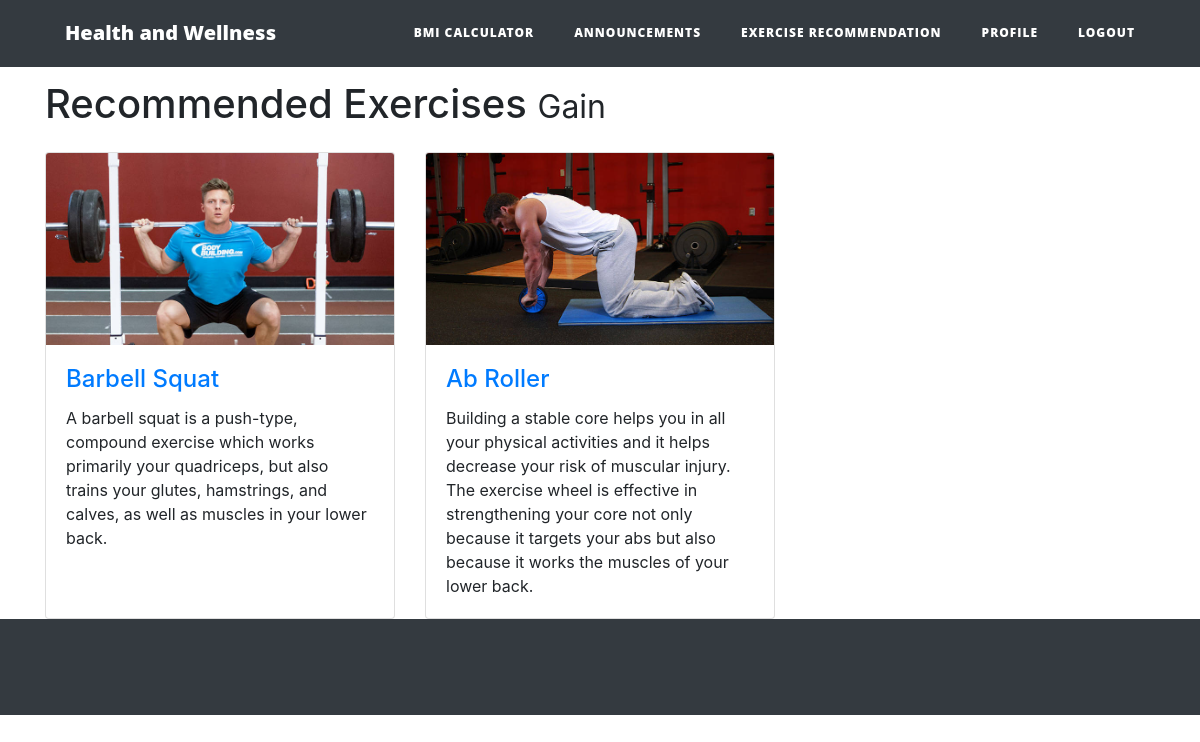
Screenshot of /exerciseRecommend.php (signed in) with the database file from the repository.
### tables this page shows
CREATE TABLE `users` (
  `user_id` int(255) NOT NULL,
  `fname` varchar(255) NOT NULL,
  `lname` varchar(255) NOT NULL,
  `username` varchar(255) NOT NULL,
  `password` varchar(255) NOT NULL,
  `preferredprogram` varchar(255) NOT NULL,
  `usertype` int(255) NOT NULL
);

CREATE TABLE `exercises` (
  `exercise_id` int(255) NOT NULL,
  `type` varchar(255) NOT NULL,
  `name` varchar(255) NOT NULL,
  `description` varchar(765) NOT NULL,
  `filepath` varchar(1025) NOT NULL
);

### exerciseRecommend.php (the view, shortened to what this page needs)
<?php
  require_once('config.php');
?>
<!DOCTYPE html>
<html lang="en">
  <head>
    <link href="vendor/bootstrap/css/bootstrap.min.css" rel="stylesheet">
    <link href="css/bmiCalc.css" rel="stylesheet">
  </head>
  <body>
    <nav class="navbar navbar-expand-lg navbar-dark bg-dark fixed-top" id="mainNav">
      <div class="container">
        <a class="navbar-brand" href="#">Health and Wellness</a>
        <div class="collapse navbar-collapse" id="navbarResponsive">
          <ul class="navbar-nav ml-auto">
            <li class="nav-item ">
              <a class="nav-link" href="bmiCalc.php">BMI Calculator</a>
            </li>
            <li class="nav-item">
              <a class="nav-link" href="announcementsuser.php">Announcements</a>
            </li>
            <li class="nav-item active">
              <a class="nav-link" href="exerciseRecommend.php">Exercise Recommendation<span class="sr-only">(current)</span></a>
            </li>
            <li class="nav-item">
              <a class="nav-link" href="profile.php">Profile</a>
            </li>
            <li class="nav-item ">
              <a class="nav-link" href="userlogout.php">Logout</a>
            </li>
          </ul>
        </div>
      </div>
    </nav>
    <div class="container">
      <h1 class="my-4">Recommended Exercises
        <small><?php
                        $userId= $_SESSION['user_id'];
                        $result = $con->query("SELECT preferredprogram FROM users WHERE user_id='" . $userId. "'");
                        while($row = mysqli_fetch_array($result,MYSQLI_ASSOC))
                          $preferredprogram = $row['preferredprogram'];
                        echo $preferredprogram ;
                        ?></small>
      </h1>
      <div class="row">
     <?php
     $result = $con->query("SELECT * FROM exercises WHERE type='" . $preferredprogram. "'");
     while($row = mysqli_fetch_array($result,MYSQLI_ASSOC)){
     echo '<div class="col-lg-4 col-sm-6 portfolio-item">
          <div class="card h-100">
            <a href="'.$row['filepath'].'"><img class="card-img-top" src="'.$row['filepath'].'" alt=""></a>
            <div class="card-body">
              <h4 class="card-title">
                <a href="#">'.$row['name'].'</a>
              </h4>
              <p class="card-text">'.$row['description'].'</p>
            </div>
          </div>
        </div>';
      }
      ?>
      </div>
    </div>
    <footer class="py-5 bg-dark">
    </footer>
  </body>
</html>

### css/bmiCalc.css (style rules this page uses)
body { padding-top: 54px; }
@media (min-width: 992px) { body { padding-top: 56px; } }
.card { height: 100%; }
.card-img-top { width: 100%; height: 16vw; object-fit: cover; }
#mainNav { position: absolute; border-bottom: 1px solid #e9ecef; background-color: white; font-family: 'Open Sans', 'Helvetica Neue', Helvetica, Arial, sans-serif; }
#mainNav .navbar-brand { font-weight: 800; color: #343a40; }
#mainNav .navbar-nav > li.nav-item > a { font-size: 12px; font-weight: 800; letter-spacing: 1px; text-transform: uppercase; }
@media only screen and (min-width: 992px) { #mainNav { border-bottom: 1px solid transparent; background: transparent; } }
@media only screen and (min-width: 992px) { #mainNav .navbar-brand { padding: 10px 20px; color: #fff; } }
@media only screen and (min-width: 992px) { #mainNav .navbar-nav > li.nav-item > a { padding: 10px 20px; color: #fff; } }
@media only screen and (min-width: 992px) { #mainNav { -webkit-transition: background-color 0.2s; -moz-transition: background-color 0.2s; transition: background-color 0.2s; -webkit-transform: translate3d(0, 0, 0); -moz-transform: translate3d(0, 0, 0); -ms-transform: translate3d(0, 0, 0); -o-transform: translate3d(0, 0, 0); transform: translate3d(0, 0, 0); -webkit-backface-visibility: hidden; } }

### rows the page displays
users: preferredprogram "Gain"
exercises: filepath (picture), name "Barbell Squat", description "A barbell squat is a push-type, compound exercise which works primarily your quadriceps, but also trains your glutes, hamstrings, and calves, as well as muscles in your lower back."
exercises: filepath (picture), name "Ab Roller", description "Building a stable core helps you in all your physical activities and it helps decrease your risk of muscular injury. The exercise wheel is effective in strengthening your core not only because it targets your abs but also because it works the muscles of your lower back."
